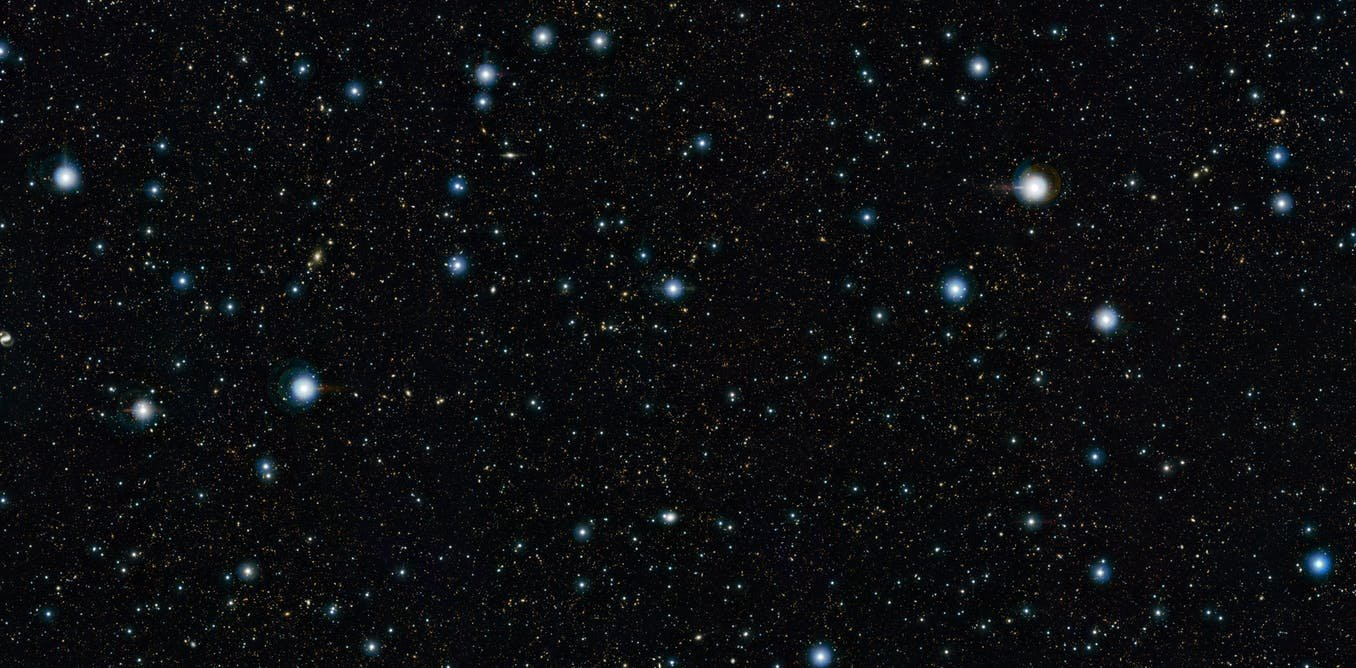
#> input picture Random Stars/star2.jpg, 1356 x 668 px, found by its file name; its folder holds only this picture in this run
$ python StarMatchingProject.py
#> lines starting #> are read from the running program, lines starting #| are printed output that depends on the picture
#This is a simple matching program just for my learning tool for my thesis

import cv2
import os
import numpy as np
import matplotlib.pyplot as plt

#Function for displaying the image
def displayImg(img,cmap=None):
    img = cv2.cvtColor(img,cv2.COLOR_BGR2RGB)
    fig = plt.figure(figsize=(12,10))
    ax = fig.add_subplot(111)
    ax.imshow(img,cmap)
    plt.show()

#Putting the images in the star catalogue inside a list
path = 'C:/Users/MSI/Desktop/Star Tracker/Project/Random Stars/'
starcatalogue = []
for filename in os.listdir(path):
    img = cv2.imread(os.path.join(path,filename))
#> img is the input picture: shape (668, 1356, 3); mean B, G, R 17, 14.6, 13.3
    if img is not None:
        starcatalogue.append(img)

#Reading in the cropped file
croppedimg = cv2.imread('C:/Users/MSI/Desktop/Star Tracker/Project/croppedstar.jpg')
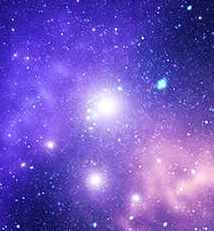
#> input picture croppedstar.jpg, 214 x 231 px, found by its file name
#> croppedimg is the input picture: shape (231, 214, 3); mean B, G, R 194.1, 86.4, 113.5
secondpic = cv2.imread('C:/Users/MSI/Desktop/Star Tracker/Project/Random Stars/star1.jpg')

#Brute Force Matching with SIFT Descriptors and Ratio Test
#Creating detector object
sift = cv2.xfeatures2d.SIFT_create()
#Find the key points and descriptors off of this object for each image
kpsmall,dscsmall = sift.detectAndCompute(croppedimg,None)
#> kpsmall = 144 keypoints; strongest (x, y, size): (18, 226, 1.9), (189, 8, 2.6), (95, 225, 2.4), (162, 84, 6.2)
kp = []
dsc = []
for i,img in enumerate(starcatalogue):
    kps,dscs = sift.detectAndCompute(starcatalogue[i],None)
    kp.append(kps)
    dsc.append(dscs)
#> this loop made 1 pass
#> after the loop, dsc = 1 item; kp = 1 item
#Brute force matching
bf = cv2.BFMatcher()
matches = []
for i,descriptor in enumerate(dsc):
    match = bf.knnMatch(dscsmall,dsc[i],k=2)
    matches.append(match)
#> this loop made 1 pass
#> match on pass 1: 144 matches
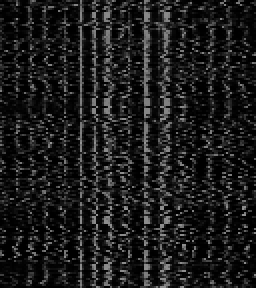
#> dscsmall: shape (144, 128) float32 (shown 2 times larger); min 0, max 149, mean 27.6
#> after the loop, matches = 1 item
#Apply ratio test, if distance is small enough, its a good feature to match on
good = []
for i,match in enumerate(matches):
    goodmatch = []
    for match1,match2 in match:
        if match1.distance<0.75*match2.distance:
            goodmatch.append([match1])
    good.append(goodmatch)
#> after the loop, good = [[]]
#See which match has the most number of good match
lengths = []
for i,match in enumerate(good):
    thelength = len(good[i])
    lengths.append(thelength)
#> this loop made 1 pass
#> (match, thelength) on pass 1: ([], 0)
#> after the loop, lengths = [0]
max_index = lengths.index(max(lengths))
#> max_index = 0
#Do the matching of the most matched
sift_matches = cv2.drawMatchesKnn(croppedimg,kpsmall,starcatalogue[max_index],kp[max_index],good[max_index],None,flags=2)
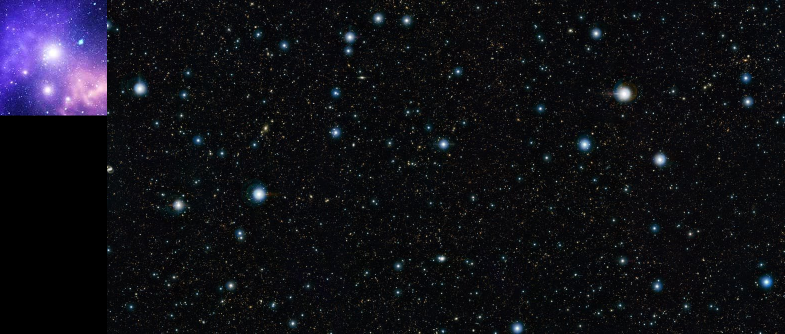
#> sift_matches: shape (668, 1570, 3) (shown at 1/2 size); mean B, G, R 23.8, 16.6, 16.8
displayImg(sift_matches)
